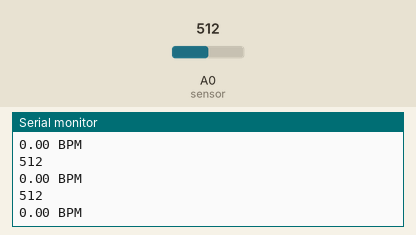
Bench run of a sketch on a simulated Arduino Uno, built with avr-gcc and run on an emulated ATmega328P. On the bench: the last lines printed to the serial monitor. The inputs (shaded band) are chosen by the test bench; at power-on: A0 (sensor) = 512.

Above: at 1.2 s.
1.3 s: A0 (sensor) set to 560
At 1.56 s:
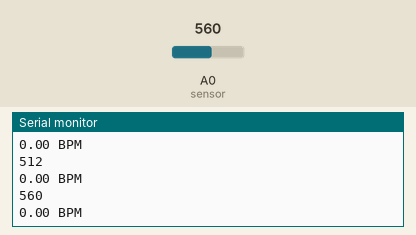
2.8 s: A0 (sensor) set to 540
At 2.97 s:
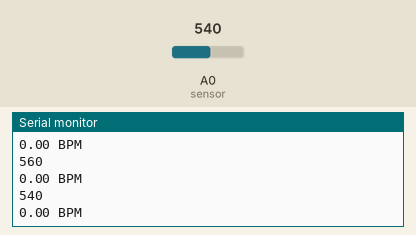
Timing chart, 0 to 5.8 s (numbered marks = the images above; inputs shaded):
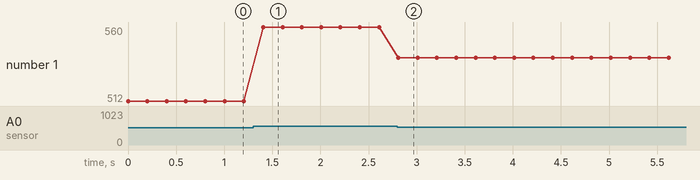

Measured:
- after the input at 1.3 s, the serial monitor: prints a new line after 0.11 s (image 1)
- after the input at 2.8 s, the serial monitor: prints a new line at once (image 2)
- plotted number 1: 512 → 560 after the input at 1.3 s, 560 → 540 after the input at 2.8 s

The sketch:

sensor_reading_no_connection.ino
```cpp
bool BPMTiming=false;
bool BeatComplete=false;
float LastTime=0;
float BPM=0;
float interval=0;
int sensor=0;

#define UpperThreshold 555
#define LowerThreshold 550

void setup() {
  Serial.begin(9600);
  pinMode(sensor,INPUT);
}


void loop() {

  int value=analogRead(sensor);
  Serial.println(value);
  // calc bpm
  if(value>UpperThreshold){

    if(BeatComplete){
      interval=millis()-LastTime;
      BPM=float(60000/interval);
      BPMTiming=false;
      BeatComplete=false;
    }

    if(BPMTiming==false){
      LastTime=millis();
      BPMTiming=true;
    }
  }
  if((value<LowerThreshold)&(BPMTiming))
    BeatComplete=true;
  // output bpm to serial monitor
  Serial.print(BPM);
  Serial.println(" BPM");
  delay(200);
}
```
